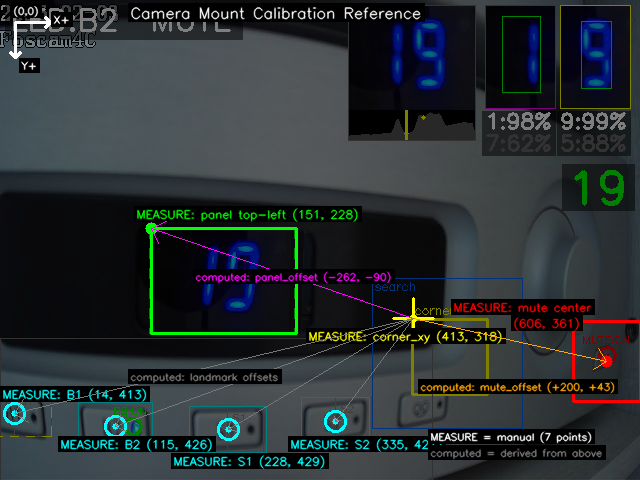
#> input picture calibration/camera_mount_reference.png, 640 x 480 px
$ python gen_annotated.py ../calibration/camera_mount_reference.png
#> lines starting #> are read from the running program, lines starting #| are printed output that depends on the picture; after the words box and inside, x2 and y2 are one past the last pixel; in counts of white or black regions, pixels touching at a corner belong together
#!/usr/bin/env python3
"""Generate annotated reference image for camera calibration docs.

Reads all positions from camera_mount.json — no hardcoded coordinates.

Usage:
    python scripts/gen_annotated.py path/to/frame.png
    python scripts/gen_annotated.py path/to/debug_overlay.png --right-half
"""
import cv2
import json
import numpy as np
import os
import sys

SCRIPT_DIR = os.path.dirname(os.path.abspath(__file__))
PROJECT_ROOT = os.path.dirname(SCRIPT_DIR)
MOUNT_PATH = os.path.join(PROJECT_ROOT, 'calibration', 'camera_mount.json')
OUT_PATH = os.path.join(PROJECT_ROOT, 'calibration', 'camera_mount_reference.png')

# Parse args
right_half = '--right-half' in sys.argv
args = [a for a in sys.argv[1:] if not a.startswith('--')]
if not args:
    print(f"Usage: python {sys.argv[0]} <frame.png> [--right-half]")
    print("  --right-half  Use right half of a debug overlay image")
    sys.exit(1)

# Load source frame
full = cv2.imread(args[0])
#> full is the input picture: shape (480, 640, 3); mean B, G, R 50.4, 48.4, 41.5
if full is None:
    print(f"Error: Cannot read {args[0]}")
    sys.exit(1)

if right_half:
    frame = full[:, full.shape[1] // 2:, :]
else:
    frame = full

# Load positions from camera_mount.json
with open(MOUNT_PATH) as f:
#> (reads calibration/camera_mount.json from the repository)
    mount = json.load(f)

corner_xy = tuple(mount['corner_xy'])
button_centers = {k: tuple(v) for k, v in mount['button_centers'].items()}
panel_rect = tuple(mount['panel_rect'])  # x, y, w, h
mute_center = tuple(mount['mute_center'])
mute_region = tuple(mount['mute_region'])  # x1, y1, x2, y2

# Compute offsets for labels
cx, cy = corner_xy
px, py, pw, ph = panel_rect
panel_offset = (px - cx, py - cy)
mute_offset = (mute_center[0] - cx, mute_center[1] - cy)

# Darken frame so annotations stand out
overlay = (frame * 0.50).astype(np.uint8)

CYAN = (255, 255, 0)
YELLOW = (0, 255, 255)
GREEN = (0, 255, 0)
RED = (0, 0, 255)
MAGENTA = (255, 0, 255)
WHITE = (255, 255, 255)
ORANGE = (0, 165, 255)
GRAY = (120, 120, 120)

font = cv2.FONT_HERSHEY_SIMPLEX


def put_label(img, text, pos, color=WHITE, size=0.42, thickness=1):
    """Draw text with dark background."""
    (tw, th), _ = cv2.getTextSize(text, font, size, thickness)
    x, y = pos
    cv2.rectangle(img, (x - 2, y - th - 3), (x + tw + 2, y + 3), (0, 0, 0), -1)
    cv2.putText(img, text, (x, y), font, size, color, thickness, cv2.LINE_AA)


# ── Coordinate axes (top-left) ──
ax_x, ax_y = 15, 22
ax_len = 35
cv2.arrowedLine(overlay, (ax_x, ax_y), (ax_x + ax_len, ax_y), WHITE, 2, tipLength=0.2)
cv2.arrowedLine(overlay, (ax_x, ax_y), (ax_x, ax_y + ax_len), WHITE, 2, tipLength=0.2)
put_label(overlay, 'X+', (ax_x + ax_len + 3, ax_y + 1), WHITE, size=0.35)
#> in put_label, `cv2.putText(img, text, (x, y), font, size, color, thickness, cv2.LINE_..`: img: shape (480, 640, 3); mean B, G, R 25.1, 24.1, 20.7
put_label(overlay, 'Y+', (ax_x + 6, ax_y + ax_len + 12), WHITE, size=0.35)
#> in put_label (call 2), `cv2.rectangle(img, (x - 2, y - th - 3), (x + tw + 2, y + 3), (0, 0, 0)..`: img: shape (480, 640, 3); mean B, G, R 25.1, 24.1, 20.6
#> in put_label (call 2), `cv2.putText(img, text, (x, y), font, size, color, thickness, cv2.LINE_..`: img: shape (480, 640, 3); mean B, G, R 25.1, 24.1, 20.7
put_label(overlay, '(0,0)', (ax_x - 2, ax_y - 8), WHITE, size=0.32)
#> in put_label (call 3), `cv2.rectangle(img, (x - 2, y - th - 3), (x + tw + 2, y + 3), (0, 0, 0)..`: img: shape (480, 640, 3); mean B, G, R 25.1, 24.1, 20.6

# Title
put_label(overlay, 'Camera Mount Calibration Reference', (130, 18), WHITE, size=0.5, thickness=1)

# ── MANDATORY: 7 points to measure (bright, solid) ──

# 1. Corner (yellow crosshair)
cross_sz = 20
cv2.line(overlay, (cx - cross_sz, cy), (cx + cross_sz, cy), YELLOW, 2)
#> overlay: shape (480, 640, 3); mean B, G, R 25.5, 24.5, 21.1
cv2.line(overlay, (cx, cy - cross_sz), (cx, cy + cross_sz), YELLOW, 2)
#> overlay: shape (480, 640, 3); mean B, G, R 25.5, 24.6, 21.2
cv2.circle(overlay, (cx, cy), 4, YELLOW, -1)
#> overlay: shape (480, 640, 3); mean B, G, R 25.5, 24.6, 21.2
put_label(overlay, f'MEASURE: corner_xy ({cx}, {cy})', (cx - 105, cy + 22), YELLOW, size=0.38)

# 2. Panel top-left (green dot)
cv2.rectangle(overlay, (px, py), (px + pw, py + ph), GREEN, 2)
#> overlay: shape (480, 640, 3); mean B, G, R 25.4, 25.5, 21.3
cv2.circle(overlay, (px, py), 6, GREEN, -1)
#> overlay: shape (480, 640, 3); mean B, G, R 25.4, 25.5, 21.3
put_label(overlay, f'MEASURE: panel top-left ({px}, {py})', (px - 15, py - 10), GREEN, size=0.38)

# 3. Button centers B1, B2, S1, S2 (cyan)
for name in ('B1', 'B2', 'S1', 'S2'):
    bx, by = button_centers[name]
    cv2.circle(overlay, (bx, by), 10, CYAN, 2)
    cv2.circle(overlay, (bx, by), 3, CYAN, -1)
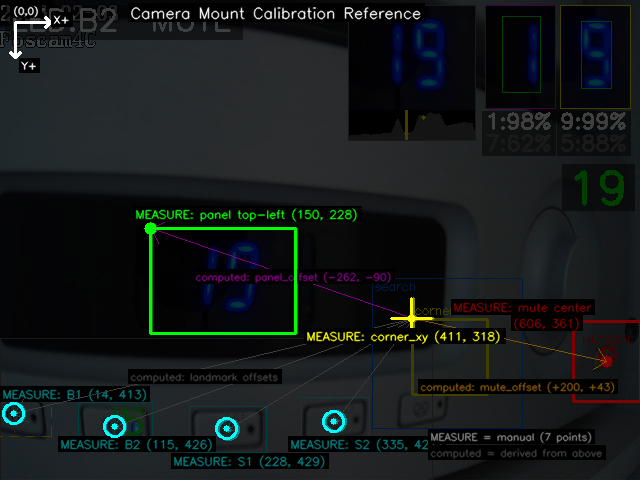
#> overlay: shape (480, 640, 3); mean B, G, R 25.9, 26.3, 21.3

for name in ('B1', 'B2', 'S1', 'S2'):
    bx, by = button_centers[name]
    label_y = by + 22 if name in ('S1',) else by - 15
    put_label(overlay, f'MEASURE: {name} ({bx}, {by})', (bx - 45, label_y), CYAN, size=0.38)
#> this loop made 4 passes
#> tw in put_label on passes 1 to 4: 145, 153, 153, 153
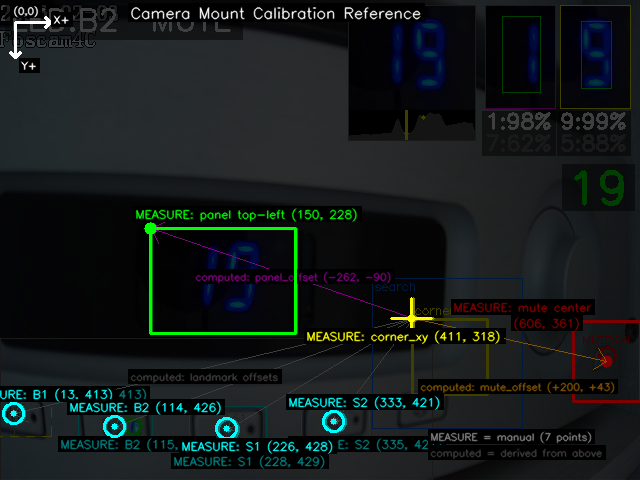
#> overlay: shape (480, 640, 3); 2.56% of pixels changed, all inside (x1, y1, x2, y2) = (0, 388, 444, 454)

# 4. Mute LED center (red dot)
mx1, my1, mx2, my2 = mute_region
mcx, mcy = mute_center
cv2.rectangle(overlay, (mx1, my1), (mx2, my2), RED, 2)
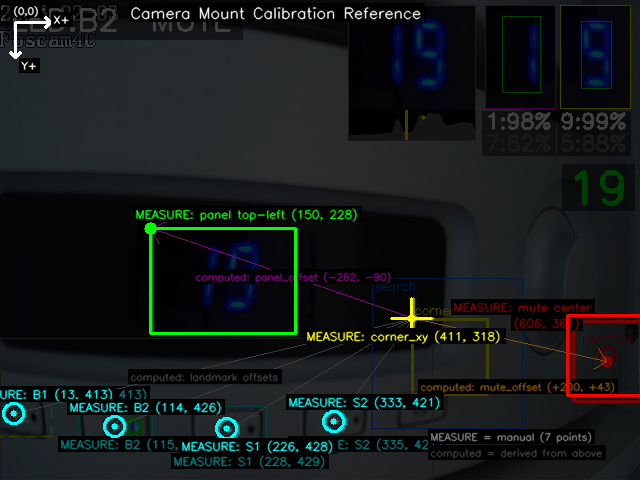
#> overlay: shape (480, 640, 3); 0.22% of pixels changed, all inside (x1, y1, x2, y2) = (566, 314, 640, 397)
cv2.circle(overlay, (mcx, mcy), 6, RED, -1)
#> overlay: shape (480, 640, 3); 0.04% of pixels changed, all inside (x1, y1, x2, y2) = (601, 349, 614, 362)
put_label(overlay, 'MEASURE: mute center', (mx1 - 120, my1 - 10), RED, size=0.38)
put_label(overlay, f'({mcx}, {mcy})', (mx1 - 60, my1 + 6), RED, size=0.38)

# ── COMPUTED: offsets derived from measurements (dim arrows) ──

# Panel offset arrow
cv2.arrowedLine(overlay, corner_xy, (px, py), MAGENTA, 1, tipLength=0.06)
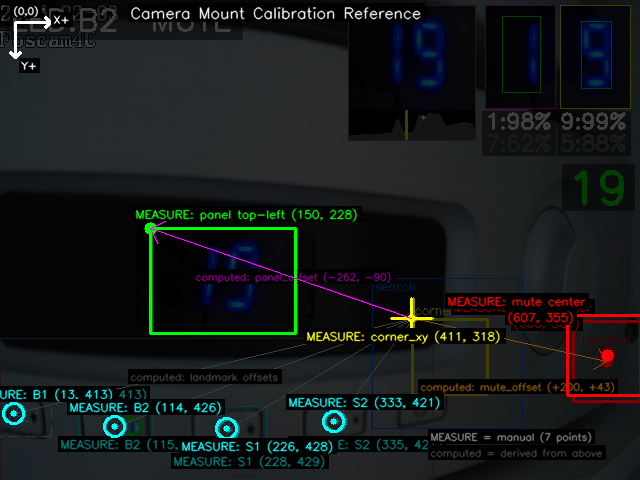
#> overlay: shape (480, 640, 3); mean B, G, R 26.3, 26.4, 21.6
put_label(overlay, f'computed: panel_offset ({panel_offset[0]:+d}, {panel_offset[1]:+d})',
          (195, 280), MAGENTA, size=0.33)

# Mute offset arrow
cv2.arrowedLine(overlay, corner_xy, (mcx, mcy), ORANGE, 1, tipLength=0.08)
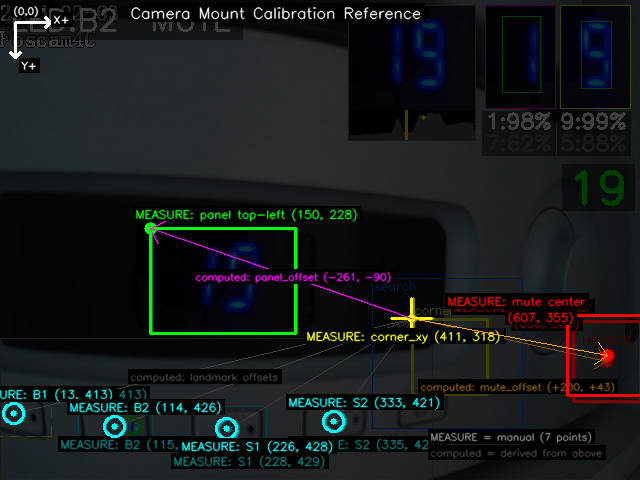
#> overlay: shape (480, 640, 3); mean B, G, R 26.4, 26.5, 21.9
put_label(overlay, f'computed: mute_offset ({mute_offset[0]:+d}, {mute_offset[1]:+d})',
          (420, 390), ORANGE, size=0.33)

# Landmark offset arrows (corner to each button)
for name, (bx, by) in button_centers.items():
    cv2.arrowedLine(overlay, corner_xy, (bx, by), GRAY, 1, tipLength=0.04)
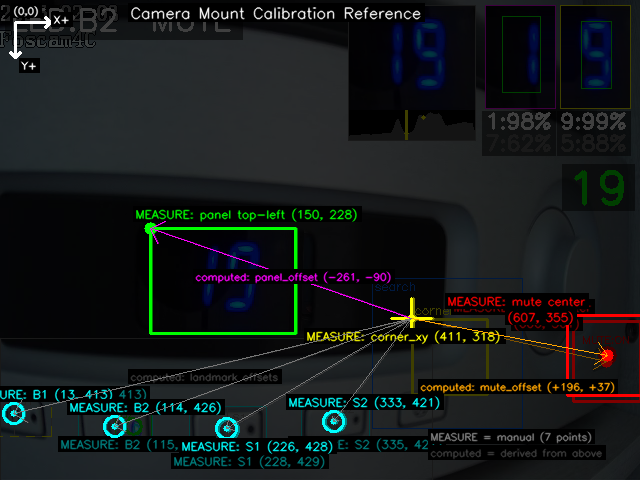
#> overlay: shape (480, 640, 3); mean B, G, R 26.7, 26.8, 22.4

put_label(overlay, 'computed: landmark offsets', (130, 380), GRAY, size=0.33)

# ── Legend (bottom-right) ──
lx, ly = 430, 440
put_label(overlay, 'MEASURE = manual (7 points)', (lx, ly), WHITE, size=0.33)
put_label(overlay, 'computed = derived from above', (lx, ly + 16), GRAY, size=0.33)
#> in put_label (call 17), `(tw, th), _ = cv2.getTextSize(text, font, size, thickness)`: tw = 173
#> in put_label (call 17), `cv2.putText(img, text, (x, y), font, size, color, thickness, cv2.LINE_..`:
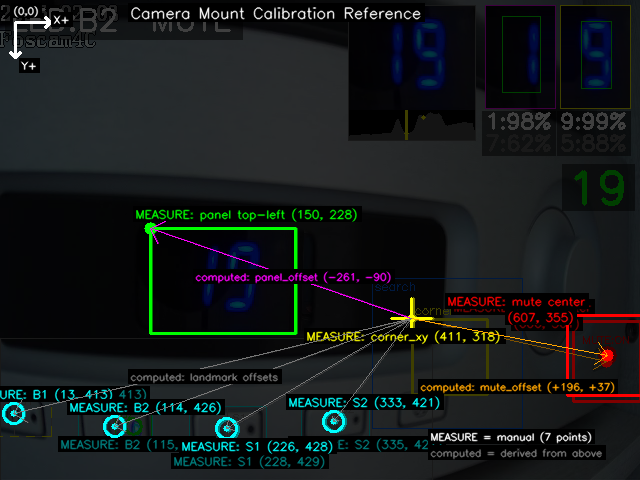
#> img: shape (480, 640, 3); mean B, G, R 27, 27.1, 22.7

cv2.imwrite(OUT_PATH, overlay)
print(f"Saved: {OUT_PATH}")
